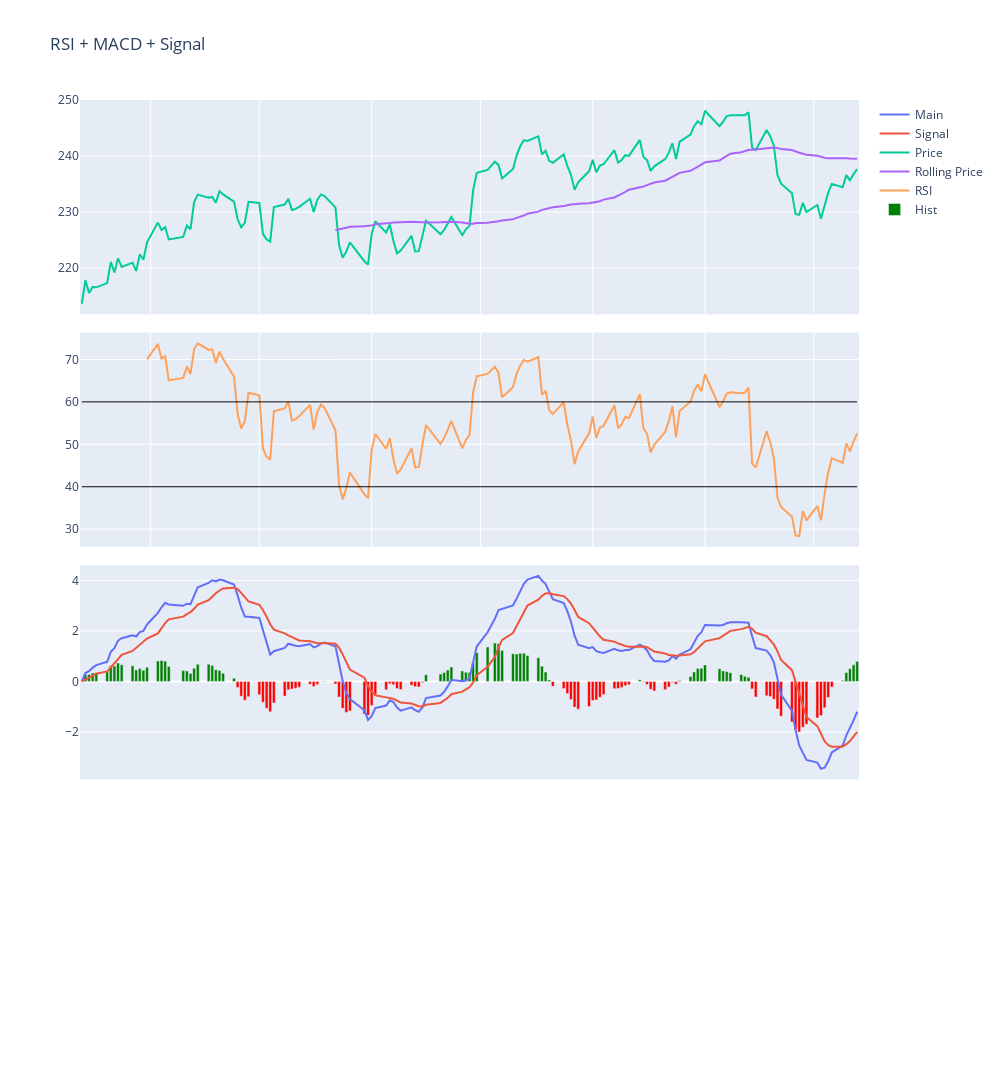

Write notebook code for a chart like this one.
### Code cell
rs.create_graph_v2()

### Figure 1 — Plotly figure (JSON) as saved in the notebook; plotly's stock layout.template omitted (floating-point values rounded to 4 significant figures; data arrays with more than 128 entries replaced by an {"elided": "..."} marker saying what was removed)
{"data": [{"mode": "lines", "name": "Main", "type": "scatter", "x": {"elided": "150 str values"}, "xaxis": "x3", "y": {"elided": "150 float values"}, "yaxis": "y3"}, {"mode": "lines", "name": "Signal", "type": "scatter", "x": {"elided": "150 str values"}, "xaxis": "x3", "y": {"elided": "150 float values"}, "yaxis": "y3"}, {"mode": "lines", "name": "Price", "type": "scatter", "x": {"elided": "150 str values"}, "xaxis": "x", "y": {"elided": "150 float values"}, "yaxis": "y"}, {"mode": "lines", "name": "Rolling Price", "type": "scatter", "x": {"elided": "150 str values"}, "xaxis": "x", "y": {"elided": "150 float values"}, "yaxis": "y"}, {"mode": "lines", "name": "RSI", "type": "scatter", "x": {"elided": "150 str values"}, "xaxis": "x2", "y": {"elided": "150 float values"}, "yaxis": "y2"}, {"marker": {"color": {"elided": "150 str values"}}, "name": "Hist", "type": "bar", "x": {"elided": "150 str values"}, "xaxis": "x3", "y": {"elided": "150 float values"}, "yaxis": "y3"}], "layout": {"height": 1200, "hovermode": "x unified", "shapes": [{"line": {"color": "black", "width": 1}, "type": "line", "x0": "2023-03-13T00:00:00", "x1": "2023-10-13T00:00:00", "xref": "x2", "y0": 60, "y1": 60, "yref": "y2"}, {"line": {"color": "black", "width": 1}, "type": "line", "x0": "2023-03-13T00:00:00", "x1": "2023-10-13T00:00:00", "xref": "x2", "y0": 40, "y1": 40, "yref": "y2"}], "title": {"text": "RSI + MACD + Signal"}, "width": 1000, "xaxis": {"anchor": "y", "domain": [0, 1], "matches": "x4", "showticklabels": false}, "xaxis2": {"anchor": "y2", "domain": [0, 1], "matches": "x4", "showticklabels": false}, "xaxis3": {"anchor": "y3", "domain": [0, 1], "matches": "x4", "showticklabels": false}, "xaxis4": {"anchor": "y4", "domain": [0, 1]}, "yaxis": {"anchor": "x", "domain": [0.765, 1.0]}, "yaxis2": {"anchor": "x2", "domain": [0.51, 0.745]}, "yaxis3": {"anchor": "x3", "domain": [0.255, 0.49]}, "yaxis4": {"anchor": "x4", "domain": [0, 0.235]}}}
